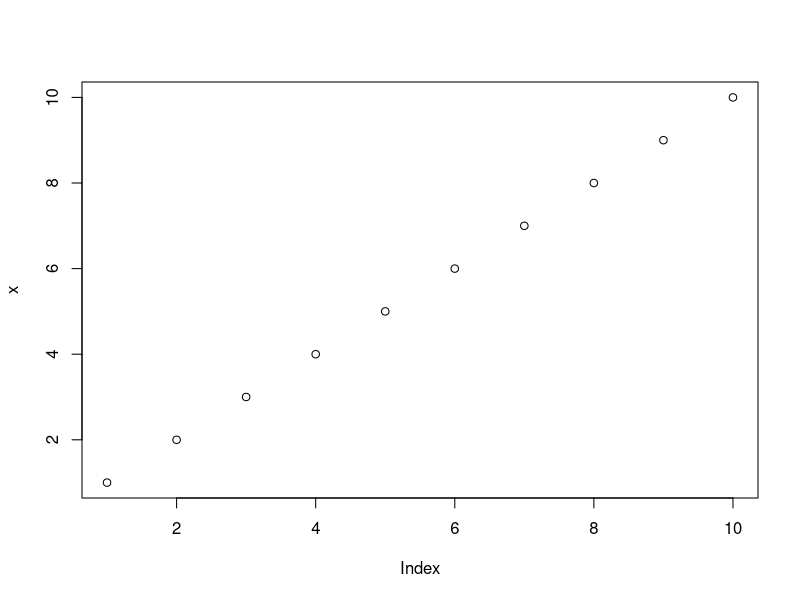
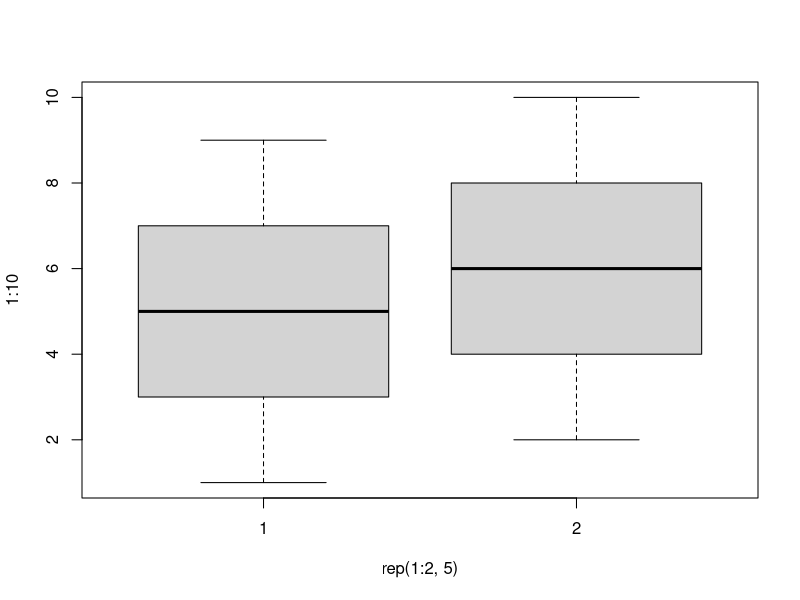
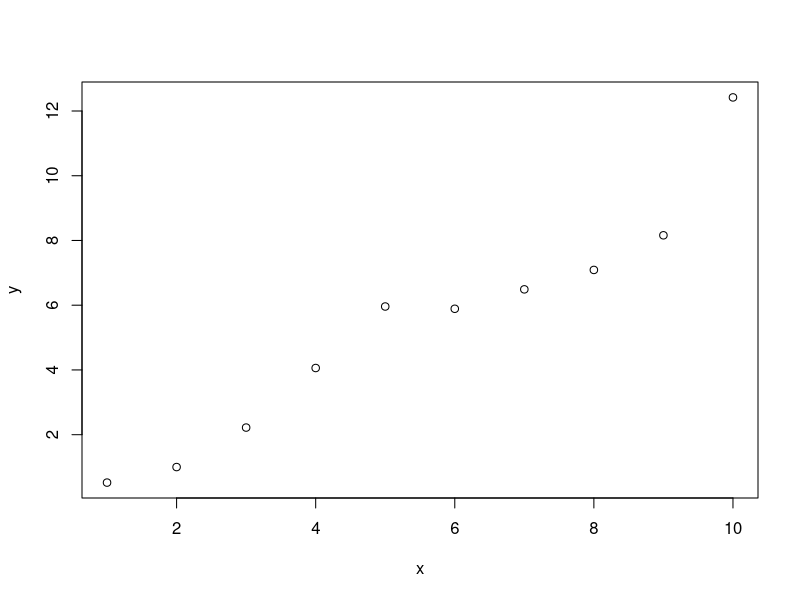
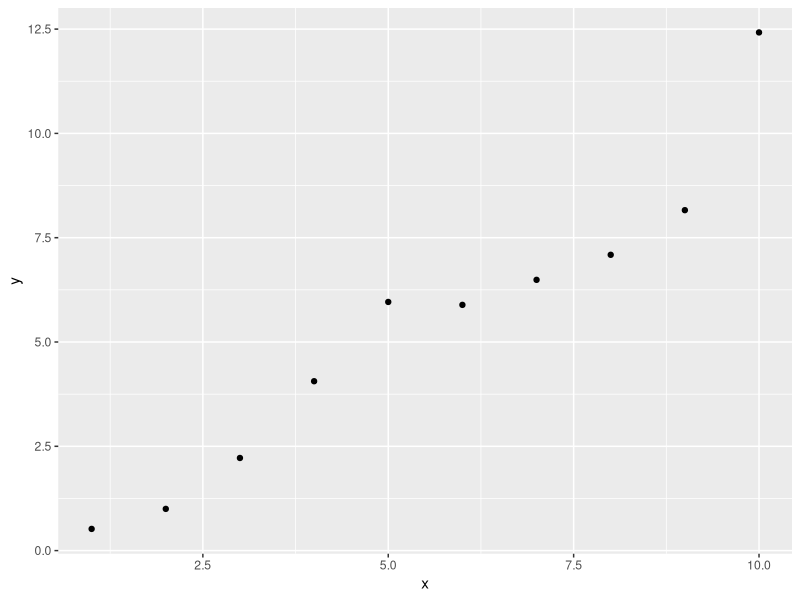
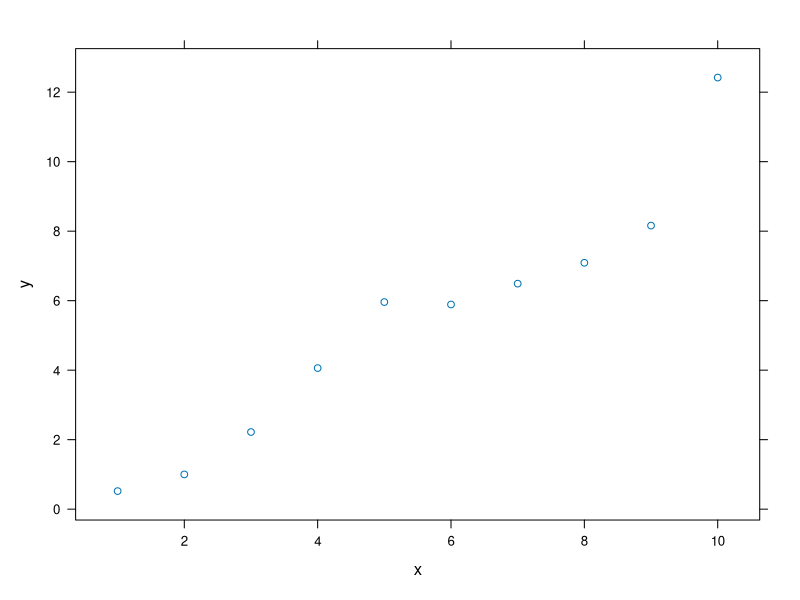
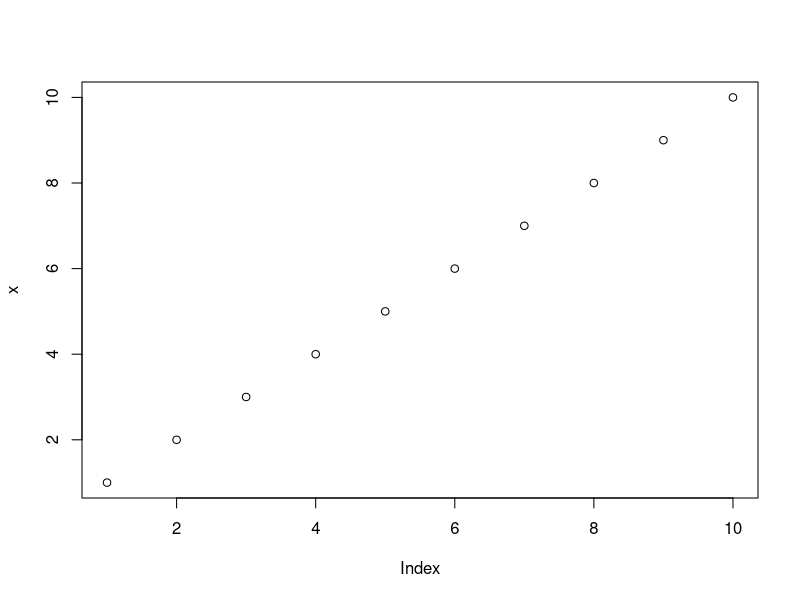
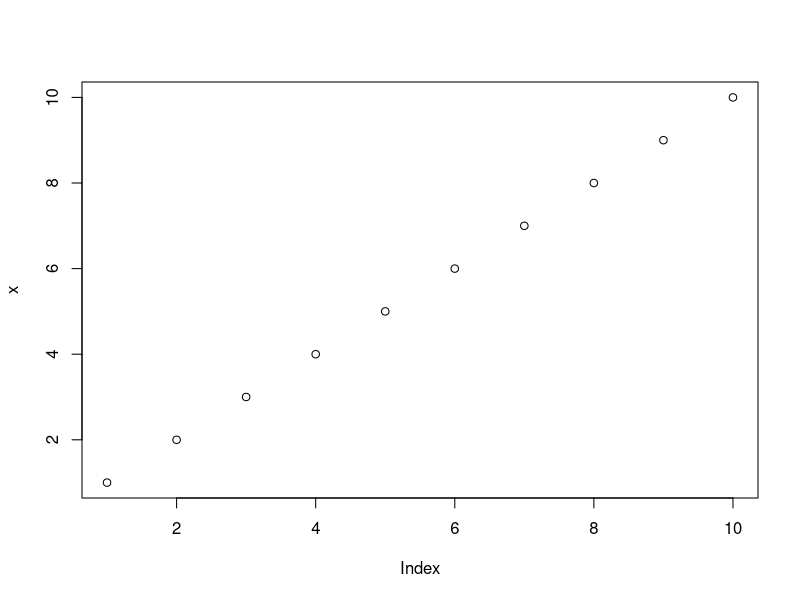

These figures' R source, in order:
## ---- chunk 1
set.seed(1234)
library(ggplot2)
library(lattice)
## ---- chunk 2
    x <- 1:10
    y <- round(rnorm(10, x, 1), 2)
    (df <- data.frame(x, y))
## ---- chunk 3
x <- 1:10
y <- round(rnorm(10, x, 1), 2)
df <- data.frame(x, y)
df
## ---- chunk 4
plot(x)
## ---- chunk 5
boxplot(1:10~rep(1:2,5))
plot(x, y)
## ---- chunk 6
qplot(x, y, data=df)
## ---- chunk 7
xyplot(y~x)
## ---- chunk 8
    cat("Here are some dot points\n\n")
    cat(paste("* The value of y[", 1:3, "] is ", y[1:3], sep="", collapse="\n"))
## ---- chunk 9
cat("Here are some dot points\n\n")
cat(paste("* The value of y[", 1:3, "] is ", y[1:3], sep="", collapse="\n"))
## ---- chunk 10
    cat("x | y", "--- | ---", sep="\n")
    cat(apply(df, 1, function(X) paste(X, collapse=" | ")), sep = "\n")
## ---- chunk 11
cat("x | y", "--- | ---", sep="\n")
cat(apply(df, 1, function(X) paste(X, collapse=" | ")), sep = "\n")
## ---- chunk 12
    head(df)
## ---- chunk 13
head(df)
## ---- chunk 14
    plot(x)
## ---- chunk 15
plot(x)
## ---- chunk 16
    for (i in 1:5000) {
        lm((i+1)~i)
    }
## ---- chunk 17
    x <- 1:10
    x
